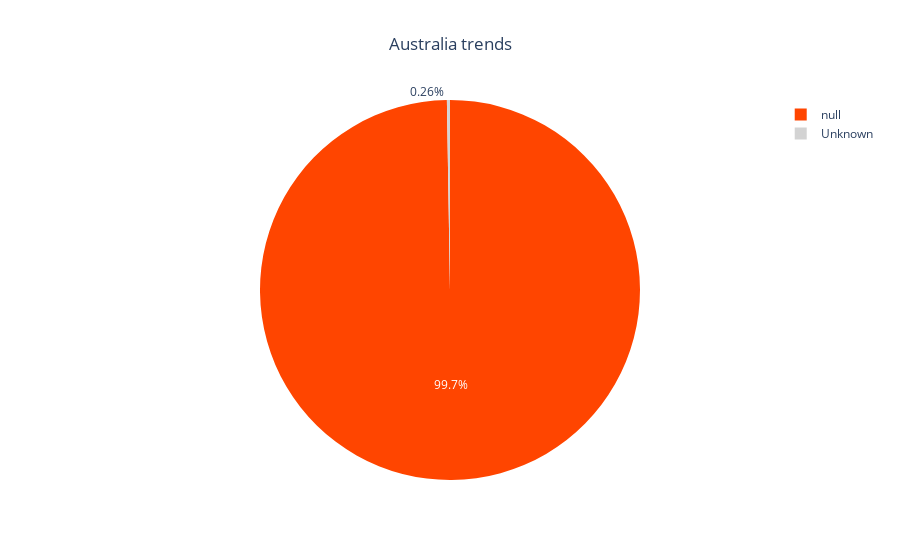

The notebook cell this image was saved under:
### Code cell
import pandas as pd
import plotly.express as px

country_code = 'AU'  # Assuming country_code is defined
country = "Australia"

# Query the DataFrame for the specified country
test = country_trends_df.query(f"country_code=='{country_code}'")

# Create a new column 'trend_title' with default value "None"
test["trend_title"] = "None"
test.loc[test["trend"] == '0', 'trend_title'] = "Increasing"
test.loc[test["trend"] == '1', 'trend_title'] = "Decreasing"
test.loc[test["trend"] == '2', 'trend_title'] = "Stable"
test.loc[test["trend"] == '3', 'trend_title'] = "Unknown"
test.loc[test["trend"].isna(), 'trend_title'] = "Unknown"

# Count the occurrences of each trend
trend_counts = test['trend_title'].value_counts().reset_index()
trend_counts.columns = ['trend_title', 'count']

# Specify the desired order of Threat categories
trend_order = ['Unknown', 'Decreasing', 'Stable', 'Increasing']
trend_counts['trend_title'] = pd.Categorical(trend_counts['trend_title'], categories=trend_order, ordered=True)
trend_counts = trend_counts.sort_values('trend_title')

# Create a custom color map
colors = ["#d3d3d3", "#ff4500", "#bee7dd", "#2b4a6d"]

# Create a pie chart using Plotly Express
fig = px.pie(trend_counts, names='trend_title', values='count', title=f'{country} trends')

# Center the title
fig.update_layout(title_x=0.5)

# Update the colors
fig.update_traces(marker=dict(colors=colors))

# Show the chart
fig.show()

# Second part: Analyze the threats data
test = threats_df#.query(f"country_code == '{country_code}'")

# Count the occurrences of each threat
threat_counts = test['threat_code'].value_counts().reset_index()
threat_counts.columns = ['threat_code', 'count']

# Define a function to map threat_code to Threat
def map_threat(threat_code):
    if threat_code.startswith('1_'):
        return 'Residential & commercial development'
    elif threat_code.startswith('2_'):
        return 'Agriculture & aquaculture'
    elif threat_code.startswith('3'):
        return 'Energy production & mining'
    elif threat_code.startswith('4_'):
        return 'Transportation & service corridors'
    elif threat_code.startswith('5_'):
        return 'Biological resource use'
    elif threat_code.startswith('6'):
        return 'Human intrusions & disturbance'
    elif threat_code.startswith('7_'):
        return 'Natural system modifications'
    elif threat_code.startswith('8_'):
        return 'Invasive and other problematic species, genes & diseases'
    elif threat_code.startswith('9_'):
        return 'Pollution'
    elif threat_code.startswith('10_'):
        return 'Geological events'
    elif threat_code.startswith('11_'):
        return 'Climate change & severe weather'
    elif threat_code.startswith('12_'):
        return 'Other'
    else:
        return 'Unknown'  # for any other threat codes

# Apply the function to create the new Threat column
threat_counts['Threat'] = threat_counts['threat_code'].apply(map_threat)

# Calculate the percentage of each threat
threat_counts['percentage'] = (threat_counts['count'] / threat_counts['count'].sum()) * 100

# Print out the top 3 threats with their percentage
top_3_threats = threat_counts.nlargest(3, 'count')[['Threat', 'percentage']]

print("\nTop 3 Threats:")
for index, row in top_3_threats.iterrows():
    print(f"{row['Threat']}: {row['percentage']:.2f}%")

### Figure 1 — Plotly figure (JSON) as saved in the notebook; plotly's stock layout.template omitted (floating-point values rounded to 4 significant figures)
{"data": [{"domain": {"x": [0, 1], "y": [0, 1]}, "hovertemplate": "trend_title=%{label}<br>count=%{value}<extra></extra>", "labels": ["Unknown", null], "legendgroup": "", "marker": {"colors": ["#d3d3d3", "#ff4500", "#bee7dd", "#2b4a6d"]}, "name": "", "showlegend": true, "type": "pie", "values": [17, 6509]}], "layout": {"legend": {"tracegroupgap": 0}, "title": {"text": "Australia trends", "x": 0.5}}}
